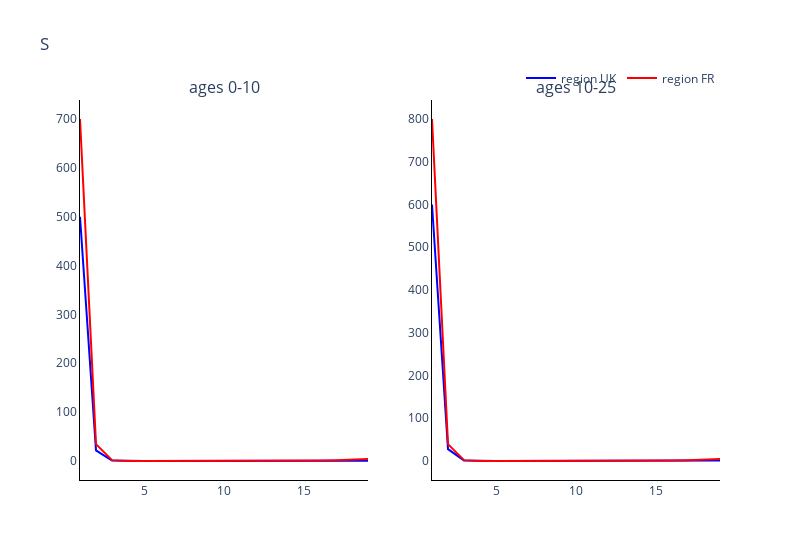
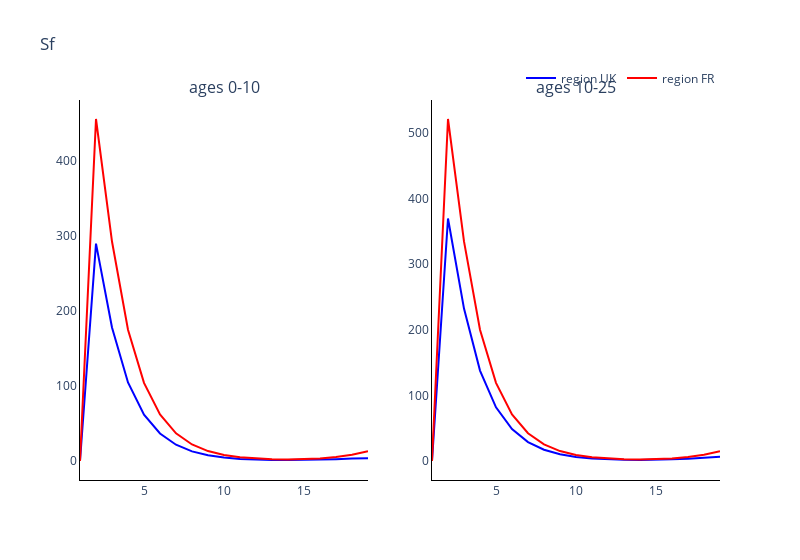
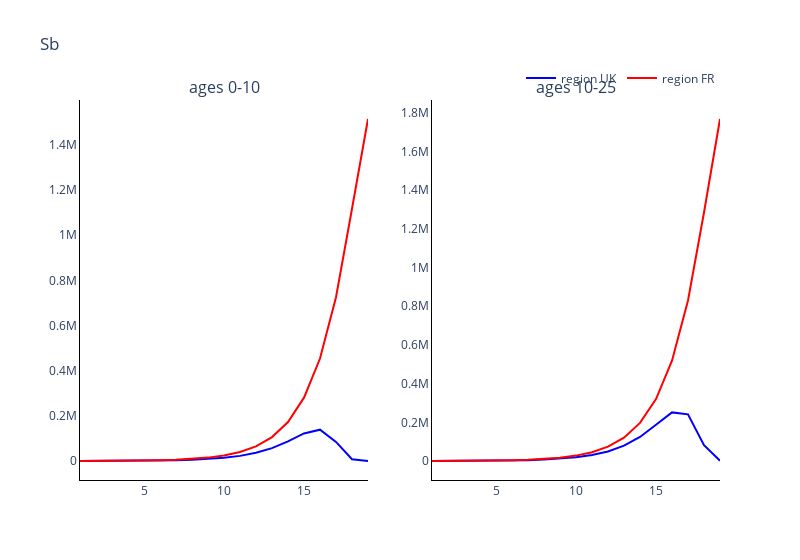
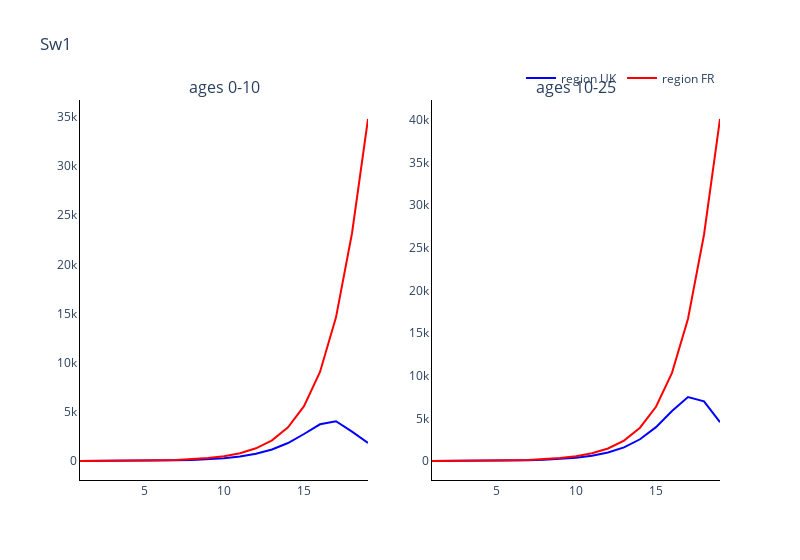

Notebook cell for these charts, in order:
### Markdown cell above
### Plot the comparments of the two regions against each other

### Code cell
# Trace names - represent the solver used for the simulation
trace_name = ['region {}'.format(r) for r in regions]

# Compartment list - type and age
comparments = []
for n in model.output_names():
    comparments.append('{}'.format(n))

# Plot for each comparment
for c, comparment in enumerate(comparments):
    fig = go.Figure()
    fig = make_subplots(rows=int(np.ceil(len(age_groups)/2)), cols=2, subplot_titles=tuple('ages {}'.format(a) for a in age_groups))
    # Plot (line plot for each solver method for each age)
    for a, age in enumerate(age_groups):
        if a != 0:
            for o, out in enumerate(outputs):
                fig.add_trace(
                    go.Scatter(
                        y=out[:, c*len(age_groups)+a],
                        x=parameters.simulation_parameters.times,
                        mode='lines',
                        name=trace_name[o],
                        line_color=colours[o],
                        showlegend=False
                    ),
                    row= int(np.floor(a / 2)) + 1,
                    col= a % 2 + 1
                )
        
        else:
            for o, out in enumerate(outputs):
                fig.add_trace(
                    go.Scatter(
                        y=out[:, c*len(age_groups)+a],
                        x=parameters.simulation_parameters.times,
                        mode='lines',
                        name=trace_name[o],
                        line_color=colours[o]
                    ),
                    row= int(np.floor(a / 2)) + 1,
                    col= a % 2 + 1
                )

    # Add axis labels
    fig.update_layout(
        boxmode='group',
        title=comparment, 
        width=800,
        plot_bgcolor='white',
        xaxis=dict(linecolor='black'),
        yaxis=dict(linecolor='black'),
        xaxis2=dict(linecolor='black'),
        yaxis2=dict(linecolor='black'),
        xaxis3=dict(linecolor='black'),
        yaxis3=dict(linecolor='black'),
        xaxis4=dict(linecolor='black'),
        yaxis4=dict(linecolor='black'),
        xaxis5=dict(linecolor='black'),
        yaxis5=dict(linecolor='black'),
        xaxis6=dict(linecolor='black'),
        yaxis6=dict(linecolor='black'),
        xaxis7=dict(linecolor='black'),
        yaxis7=dict(linecolor='black'),
        xaxis8=dict(linecolor='black'),
        yaxis8=dict(linecolor='black'),
        legend=dict(
            orientation="h",
            yanchor="bottom",
            y=1.02,
            xanchor="right",
            x=1
        ))

    fig.show()

### Figure 1 — Plotly figure (JSON) as saved in the notebook; plotly's stock layout.template omitted (floating-point values rounded to 4 significant figures)
{"data": [{"line": {"color": "blue"}, "mode": "lines", "name": "region UK", "type": "scatter", "x": [1, 2, 3, 4, 5, 6, 7, 8, 9, 10, 11, 12, 13, 14, 15, 16, 17, 18, 19], "xaxis": "x", "y": [500, 21.84, 1.091, 0.09076, 0.03651, 0.02879, 0.02521, 0.02489, 0.0288, 0.03848, 0.05649, 0.08719, 0.137, 0.2157, 0.3365, 0.5042, 0.6905, 0.797, 0.7499], "yaxis": "y"}, {"line": {"color": "red"}, "mode": "lines", "name": "region FR", "type": "scatter", "x": [1, 2, 3, 4, 5, 6, 7, 8, 9, 10, 11, 12, 13, 14, 15, 16, 17, 18, 19], "xaxis": "x", "y": [700, 34.5, 1.789, 0.1507, 0.06164, 0.04898, 0.04306, 0.04246, 0.04905, 0.06568, 0.09714, 0.1517, 0.2425, 0.3903, 0.6341, 1.039, 1.684, 2.707, 4.28], "yaxis": "y"}, {"line": {"color": "blue"}, "mode": "lines", "name": "region UK", "showlegend": false, "type": "scatter", "x": [1, 2, 3, 4, 5, 6, 7, 8, 9, 10, 11, 12, 13, 14, 15, 16, 17, 18, 19], "xaxis": "x2", "y": [600, 27.88, 1.423, 0.1193, 0.04839, 0.03839, 0.03368, 0.03324, 0.03842, 0.05138, 0.07565, 0.1169, 0.1855, 0.2976, 0.4699, 0.729, 1.079, 1.404, 1.489], "yaxis": "y2"}, {"line": {"color": "red"}, "mode": "lines", "name": "region FR", "showlegend": false, "type": "scatter", "x": [1, 2, 3, 4, 5, 6, 7, 8, 9, 10, 11, 12, 13, 14, 15, 16, 17, 18, 19], "xaxis": "x2", "y": [800, 39.48, 2.047, 0.1723, 0.07023, 0.05559, 0.04868, 0.04788, 0.05531, 0.07423, 0.1101, 0.1723, 0.276, 0.4446, 0.7229, 1.185, 1.923, 3.094, 4.905], "yaxis": "y2"}], "layout": {"annotations": [{"font": {"size": 16}, "showarrow": false, "text": "ages 0-10", "x": 0.225, "xanchor": "center", "xref": "paper", "y": 1, "yanchor": "bottom", "yref": "paper"}, {"font": {"size": 16}, "showarrow": false, "text": "ages 10-25", "x": 0.775, "xanchor": "center", "xref": "paper", "y": 1, "yanchor": "bottom", "yref": "paper"}], "boxmode": "group", "legend": {"orientation": "h", "x": 1, "xanchor": "right", "y": 1.02, "yanchor": "bottom"}, "plot_bgcolor": "white", "title": {"text": "S"}, "width": 800, "xaxis": {"anchor": "y", "domain": [0, 0.45], "linecolor": "black"}, "xaxis2": {"anchor": "y2", "domain": [0.55, 1], "linecolor": "black"}, "xaxis3": {"linecolor": "black"}, "xaxis4": {"linecolor": "black"}, "xaxis5": {"linecolor": "black"}, "xaxis6": {"linecolor": "black"}, "xaxis7": {"linecolor": "black"}, "xaxis8": {"linecolor": "black"}, "yaxis": {"anchor": "x", "domain": [0, 1], "linecolor": "black"}, "yaxis2": {"anchor": "x2", "domain": [0, 1], "linecolor": "black"}, "yaxis3": {"linecolor": "black"}, "yaxis4": {"linecolor": "black"}, "yaxis5": {"linecolor": "black"}, "yaxis6": {"linecolor": "black"}, "yaxis7": {"linecolor": "black"}, "yaxis8": {"linecolor": "black"}}}

### Figure 2 — Plotly figure (JSON) as saved in the notebook; plotly's stock layout.template omitted (floating-point values rounded to 4 significant figures)
{"data": [{"line": {"color": "blue"}, "mode": "lines", "name": "region UK", "type": "scatter", "x": [1, 2, 3, 4, 5, 6, 7, 8, 9, 10, 11, 12, 13, 14, 15, 16, 17, 18, 19], "xaxis": "x", "y": [0, 289.5, 177.9, 104.6, 61.84, 36.61, 21.66, 12.8, 7.57, 4.51, 2.748, 1.773, 1.299, 1.173, 1.334, 1.771, 2.458, 3.223, 3.731], "yaxis": "y"}, {"line": {"color": "red"}, "mode": "lines", "name": "region FR", "type": "scatter", "x": [1, 2, 3, 4, 5, 6, 7, 8, 9, 10, 11, 12, 13, 14, 15, 16, 17, 18, 19], "xaxis": "x", "y": [0, 455.6, 292.3, 174.8, 104.0, 61.96, 36.93, 22.04, 13.2, 7.975, 4.928, 3.218, 2.373, 2.154, 2.485, 3.424, 5.206, 8.234, 13.1], "yaxis": "y"}, {"line": {"color": "blue"}, "mode": "lines", "name": "region UK", "showlegend": false, "type": "scatter", "x": [1, 2, 3, 4, 5, 6, 7, 8, 9, 10, 11, 12, 13, 14, 15, 16, 17, 18, 19], "xaxis": "x2", "y": [0, 369.7, 232.4, 137.9, 81.78, 48.56, 28.83, 17.12, 10.19, 6.11, 3.748, 2.433, 1.788, 1.616, 1.853, 2.508, 3.617, 5.098, 6.47], "yaxis": "y2"}, {"line": {"color": "red"}, "mode": "lines", "name": "region FR", "showlegend": false, "type": "scatter", "x": [1, 2, 3, 4, 5, 6, 7, 8, 9, 10, 11, 12, 13, 14, 15, 16, 17, 18, 19], "xaxis": "x2", "y": [0, 521.3, 334.7, 200.1, 119.1, 70.95, 42.28, 25.24, 15.11, 9.13, 5.639, 3.68, 2.71, 2.458, 2.834, 3.906, 5.94, 9.401, 14.98], "yaxis": "y2"}], "layout": {"annotations": [{"font": {"size": 16}, "showarrow": false, "text": "ages 0-10", "x": 0.225, "xanchor": "center", "xref": "paper", "y": 1, "yanchor": "bottom", "yref": "paper"}, {"font": {"size": 16}, "showarrow": false, "text": "ages 10-25", "x": 0.775, "xanchor": "center", "xref": "paper", "y": 1, "yanchor": "bottom", "yref": "paper"}], "boxmode": "group", "legend": {"orientation": "h", "x": 1, "xanchor": "right", "y": 1.02, "yanchor": "bottom"}, "plot_bgcolor": "white", "title": {"text": "Sf"}, "width": 800, "xaxis": {"anchor": "y", "domain": [0, 0.45], "linecolor": "black"}, "xaxis2": {"anchor": "y2", "domain": [0.55, 1], "linecolor": "black"}, "xaxis3": {"linecolor": "black"}, "xaxis4": {"linecolor": "black"}, "xaxis5": {"linecolor": "black"}, "xaxis6": {"linecolor": "black"}, "xaxis7": {"linecolor": "black"}, "xaxis8": {"linecolor": "black"}, "yaxis": {"anchor": "x", "domain": [0, 1], "linecolor": "black"}, "yaxis2": {"anchor": "x2", "domain": [0, 1], "linecolor": "black"}, "yaxis3": {"linecolor": "black"}, "yaxis4": {"linecolor": "black"}, "yaxis5": {"linecolor": "black"}, "yaxis6": {"linecolor": "black"}, "yaxis7": {"linecolor": "black"}, "yaxis8": {"linecolor": "black"}}}

### Figure 3 — Plotly figure (JSON) as saved in the notebook; plotly's stock layout.template omitted (floating-point values rounded to 4 significant figures)
{"data": [{"line": {"color": "blue"}, "mode": "lines", "name": "region UK", "type": "scatter", "x": [1, 2, 3, 4, 5, 6, 7, 8, 9, 10, 11, 12, 13, 14, 15, 16, 17, 18, 19], "xaxis": "x", "y": [0, 153.2, 390.0, 719.1, 1223.0, 2024.0, 3314.0, 5396.0, 8749.0, 14130.0, 22730.0, 36300.0, 57110.0, 86920.0, 122100.0, 138600.0, 84570.0, 7636.0, 79.51], "yaxis": "y"}, {"line": {"color": "red"}, "mode": "lines", "name": "region FR", "type": "scatter", "x": [1, 2, 3, 4, 5, 6, 7, 8, 9, 10, 11, 12, 13, 14, 15, 16, 17, 18, 19], "xaxis": "x", "y": [0, 241.1, 640.4, 1199.0, 2051.0, 3406.0, 5595.0, 9154.0, 14950.0, 24410.0, 39830.0, 64960.0, 105900.0, 172500.0, 280400.0, 453700.0, 725100.0, 1117000.0, 1514000.0], "yaxis": "y"}, {"line": {"color": "blue"}, "mode": "lines", "name": "region UK", "showlegend": false, "type": "scatter", "x": [1, 2, 3, 4, 5, 6, 7, 8, 9, 10, 11, 12, 13, 14, 15, 16, 17, 18, 19], "xaxis": "x2", "y": [0, 195.6, 509.3, 946.9, 1615.0, 2678.0, 4393.0, 7169.0, 11670.0, 18940.0, 30670.0, 49480.0, 79180.0, 124400.0, 187300.0, 251300.0, 241400.0, 81860.0, 1505.0], "yaxis": "y2"}, {"line": {"color": "red"}, "mode": "lines", "name": "region FR", "showlegend": false, "type": "scatter", "x": [1, 2, 3, 4, 5, 6, 7, 8, 9, 10, 11, 12, 13, 14, 15, 16, 17, 18, 19], "xaxis": "x2", "y": [0, 275.8, 732.3, 1370.0, 2343.0, 3888.0, 6386.0, 10450.0, 17060.0, 27850.0, 45440.0, 74130.0, 120900.0, 196900.0, 320200.0, 518500.0, 830000.0, 1284000.0, 1768000.0], "yaxis": "y2"}], "layout": {"annotations": [{"font": {"size": 16}, "showarrow": false, "text": "ages 0-10", "x": 0.225, "xanchor": "center", "xref": "paper", "y": 1, "yanchor": "bottom", "yref": "paper"}, {"font": {"size": 16}, "showarrow": false, "text": "ages 10-25", "x": 0.775, "xanchor": "center", "xref": "paper", "y": 1, "yanchor": "bottom", "yref": "paper"}], "boxmode": "group", "legend": {"orientation": "h", "x": 1, "xanchor": "right", "y": 1.02, "yanchor": "bottom"}, "plot_bgcolor": "white", "title": {"text": "Sb"}, "width": 800, "xaxis": {"anchor": "y", "domain": [0, 0.45], "linecolor": "black"}, "xaxis2": {"anchor": "y2", "domain": [0.55, 1], "linecolor": "black"}, "xaxis3": {"linecolor": "black"}, "xaxis4": {"linecolor": "black"}, "xaxis5": {"linecolor": "black"}, "xaxis6": {"linecolor": "black"}, "xaxis7": {"linecolor": "black"}, "xaxis8": {"linecolor": "black"}, "yaxis": {"anchor": "x", "domain": [0, 1], "linecolor": "black"}, "yaxis2": {"anchor": "x2", "domain": [0, 1], "linecolor": "black"}, "yaxis3": {"linecolor": "black"}, "yaxis4": {"linecolor": "black"}, "yaxis5": {"linecolor": "black"}, "yaxis6": {"linecolor": "black"}, "yaxis7": {"linecolor": "black"}, "yaxis8": {"linecolor": "black"}}}

### Figure 4 — Plotly figure (JSON) as saved in the notebook; plotly's stock layout.template omitted (floating-point values rounded to 4 significant figures)
{"data": [{"line": {"color": "blue"}, "mode": "lines", "name": "region UK", "type": "scatter", "x": [1, 2, 3, 4, 5, 6, 7, 8, 9, 10, 11, 12, 13, 14, 15, 16, 17, 18, 19], "xaxis": "x", "y": [0, 1.791, 6.73, 14.3, 25.4, 42.24, 68.63, 110.7, 178.2, 286.8, 460.7, 737.7, 1172.0, 1831.0, 2746.0, 3736.0, 4044.0, 2992.0, 1828.0], "yaxis": "y"}, {"line": {"color": "red"}, "mode": "lines", "name": "region FR", "type": "scatter", "x": [1, 2, 3, 4, 5, 6, 7, 8, 9, 10, 11, 12, 13, 14, 15, 16, 17, 18, 19], "xaxis": "x", "y": [0, 2.568, 10.29, 22.61, 41.0, 69.16, 113.5, 184.8, 300.2, 487.8, 793.6, 1292.0, 2104.0, 3427.0, 5577.0, 9054.0, 14610.0, 23170.0, 34790.0], "yaxis": "y"}, {"line": {"color": "blue"}, "mode": "lines", "name": "region UK", "showlegend": false, "type": "scatter", "x": [1, 2, 3, 4, 5, 6, 7, 8, 9, 10, 11, 12, 13, 14, 15, 16, 17, 18, 19], "xaxis": "x2", "y": [0, 2.243, 8.624, 18.54, 33.16, 55.39, 90.31, 146.1, 236.2, 381.7, 616.7, 995.2, 1600.0, 2549.0, 3971.0, 5855.0, 7500.0, 7000.0, 4550.0], "yaxis": "y2"}, {"line": {"color": "red"}, "mode": "lines", "name": "region FR", "showlegend": false, "type": "scatter", "x": [1, 2, 3, 4, 5, 6, 7, 8, 9, 10, 11, 12, 13, 14, 15, 16, 17, 18, 19], "xaxis": "x2", "y": [0, 2.35, 10.27, 23.63, 44.16, 76.0, 126.5, 207.7, 339.3, 553.5, 902.4, 1471.0, 2398.0, 3908.0, 6363.0, 10340.0, 16700.0, 26540.0, 40120.0], "yaxis": "y2"}], "layout": {"annotations": [{"font": {"size": 16}, "showarrow": false, "text": "ages 0-10", "x": 0.225, "xanchor": "center", "xref": "paper", "y": 1, "yanchor": "bottom", "yref": "paper"}, {"font": {"size": 16}, "showarrow": false, "text": "ages 10-25", "x": 0.775, "xanchor": "center", "xref": "paper", "y": 1, "yanchor": "bottom", "yref": "paper"}], "boxmode": "group", "legend": {"orientation": "h", "x": 1, "xanchor": "right", "y": 1.02, "yanchor": "bottom"}, "plot_bgcolor": "white", "title": {"text": "Sw1"}, "width": 800, "xaxis": {"anchor": "y", "domain": [0, 0.45], "linecolor": "black"}, "xaxis2": {"anchor": "y2", "domain": [0.55, 1], "linecolor": "black"}, "xaxis3": {"linecolor": "black"}, "xaxis4": {"linecolor": "black"}, "xaxis5": {"linecolor": "black"}, "xaxis6": {"linecolor": "black"}, "xaxis7": {"linecolor": "black"}, "xaxis8": {"linecolor": "black"}, "yaxis": {"anchor": "x", "domain": [0, 1], "linecolor": "black"}, "yaxis2": {"anchor": "x2", "domain": [0, 1], "linecolor": "black"}, "yaxis3": {"linecolor": "black"}, "yaxis4": {"linecolor": "black"}, "yaxis5": {"linecolor": "black"}, "yaxis6": {"linecolor": "black"}, "yaxis7": {"linecolor": "black"}, "yaxis8": {"linecolor": "black"}}}
